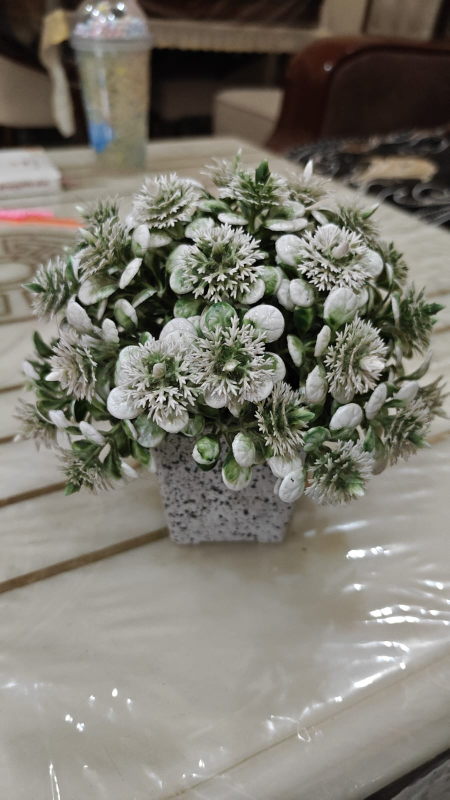
#> input picture dataset/real/real_001.jpeg, 899 x 1599 px, found by its file name (shown at 1/2 size)
$ python preprocessing.py
#> lines starting #> are read from the running program, lines starting #| are printed output that depends on the picture
"""
preprocessing.py

Loads an image and prepares different versions of it
for forensic feature extraction.
"""

from dataclasses import dataclass
from pathlib import Path

import cv2
import matplotlib.pyplot as plt
import numpy as np

from src.config import DEFAULT_IMAGE_SIZE


@dataclass
class ProcessedImage:
    """
    Stores every version of an image that will be used
    by different forensic modules.
    """

    rgb: np.ndarray
    gray: np.ndarray
    normalized_rgb: np.ndarray
    normalized_gray: np.ndarray


def load_image(image_path: Path) -> np.ndarray:
    """
    Reads an image from disk and converts it to RGB.
    """

    image = cv2.imread(str(image_path))

    if image is None:
        raise ValueError(f"Could not read image: {image_path}")

    # OpenCV loads images in BGR format.
    image = cv2.cvtColor(image, cv2.COLOR_BGR2RGB)

    return image


def convert_to_grayscale(rgb_image: np.ndarray) -> np.ndarray:
    """
    Creates a grayscale version of the RGB image.
    """

    return cv2.cvtColor(rgb_image, cv2.COLOR_RGB2GRAY)


def normalize_image(image: np.ndarray) -> np.ndarray:
    """
    Converts pixel values from 0-255 to 0-1.
    """

    return image.astype(np.float32) / 255.0


def preprocess_image(image_path: Path) -> ProcessedImage:
    """
    Complete preprocessing pipeline.

    Returns every version of the image that later
    feature extractors will need.
    """

    rgb_image = load_image(image_path)
#> in load_image, image is the input picture: shape (1599, 899, 3); mean B, G, R 111, 121.1, 124.3

    # Standardize image size to DEFAULT_IMAGE_SIZE using area interpolation
    rgb_image = cv2.resize(rgb_image, DEFAULT_IMAGE_SIZE, interpolation=cv2.INTER_AREA)

    gray_image = convert_to_grayscale(rgb_image)

    normalized_rgb = normalize_image(rgb_image)

    normalized_gray = normalize_image(gray_image)

    return ProcessedImage(
        rgb=rgb_image,
        gray=gray_image,
        normalized_rgb=normalized_rgb,
        normalized_gray=normalized_gray,
    )


def show_preprocessing(image_path: Path) -> None:
    """
    Displays every preprocessing stage.

    Useful for debugging and demonstrations.
    """

    processed = preprocess_image(image_path)
#> in preprocess_image, `rgb_image = cv2.resize(rgb_image, DEFAULT_IMAGE_SIZE, interpolation=cv..`:
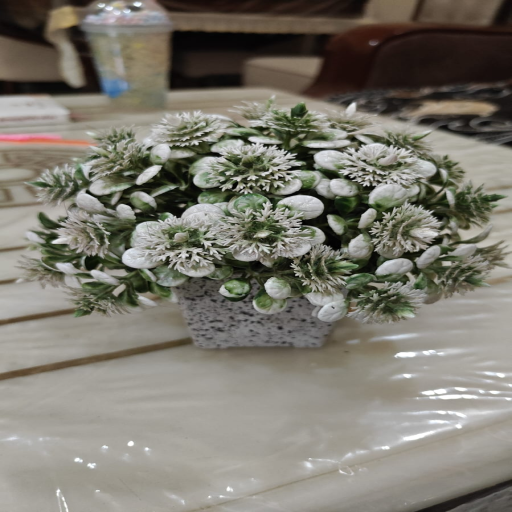
#> rgb_image: shape (1024, 1024, 3) (shown at 1/2 size); mean R, G, B 124.2, 121, 110.8
#> in convert_to_grayscale, `return cv2.cvtColor(rgb_image, cv2.COLOR_RGB2GRAY)`:
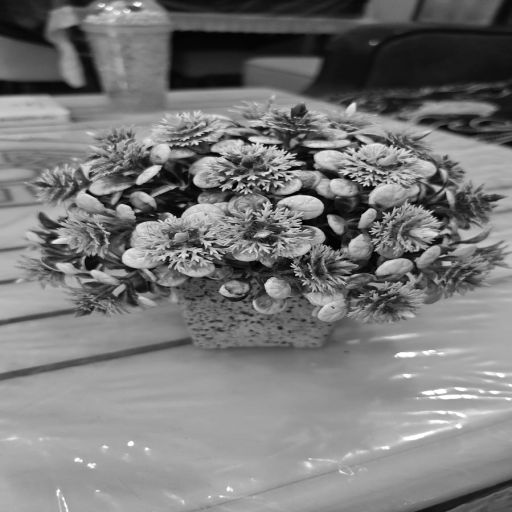
#> returned value: shape (1024, 1024) (shown at 1/2 size); min 0, max 255, mean 120.8
#> in normalize_image, `return image.astype(np.float32) / 255.0`:
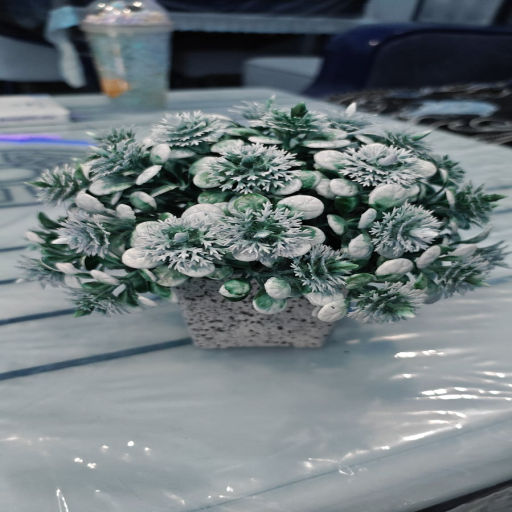
#> returned value: shape (1024, 1024, 3) float32 (shown at 1/2 size); mean of channels 0, 1, 2 0.487, 0.474, 0.435; drawn as B, G, R

    plt.figure(figsize=(14, 4))

    # Original RGB image
    plt.subplot(1, 3, 1)
    plt.imshow(processed.rgb)
    plt.title("Original RGB")
    plt.axis("off")

    # Grayscale image
    plt.subplot(1, 3, 2)
    plt.imshow(processed.gray, cmap="gray")
    plt.title("Grayscale")
    plt.axis("off")

    # Normalized image
    plt.subplot(1, 3, 3)
    plt.imshow(processed.normalized_rgb)
    plt.title("Normalized RGB")
    plt.axis("off")

    plt.tight_layout()
    plt.show()
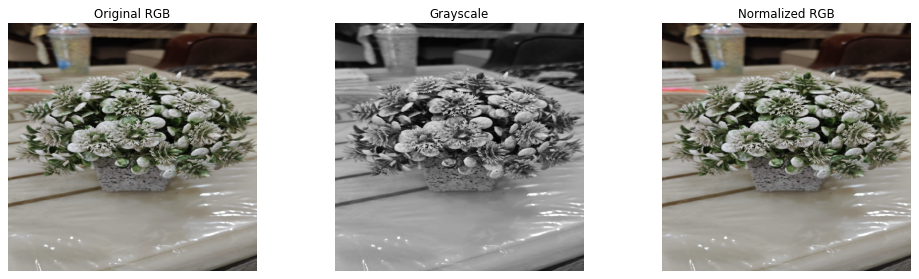
#> figure drawn by matplotlib, 3 panels

if __name__ == "__main__":

    sample_image = Path("dataset/real/real_001.jpeg")

    show_preprocessing(sample_image)

$ run again, with dataset/real/real_002.jpeg copied over dataset/real/real_001.jpeg
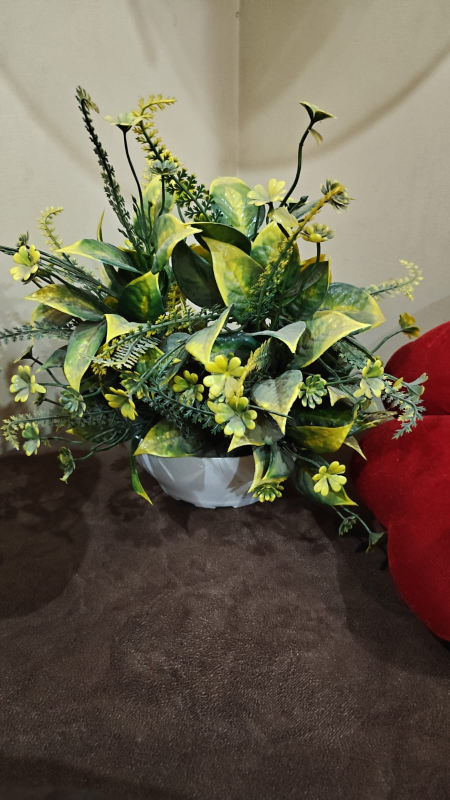
#> input picture dataset/real/real_002.jpeg, 899 x 1599 px, found by its file name (shown at 1/2 size)
#> in load_image, image is the input picture: shape (1599, 899, 3); mean B, G, R 79, 99.1, 106.6
#> in normalize_image, `return image.astype(np.float32) / 255.0`:
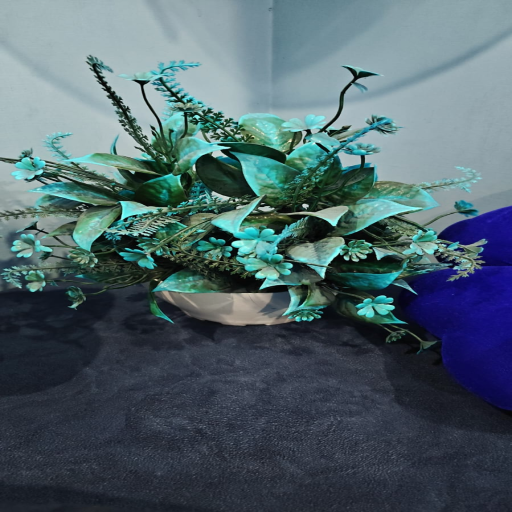
#> returned value: shape (1024, 1024, 3) float32 (shown at 1/2 size); mean of channels 0, 1, 2 0.418, 0.389, 0.31; drawn as B, G, R
#> in show_preprocessing, `plt.show()`:
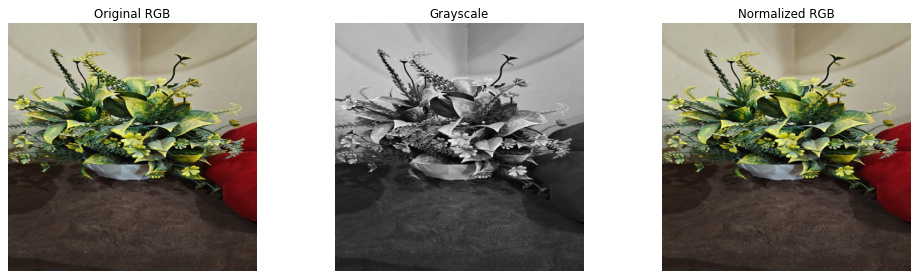
#> figure drawn by matplotlib, 3 panels

$ run again, with dataset/real/real_003.jpeg copied over dataset/real/real_001.jpeg
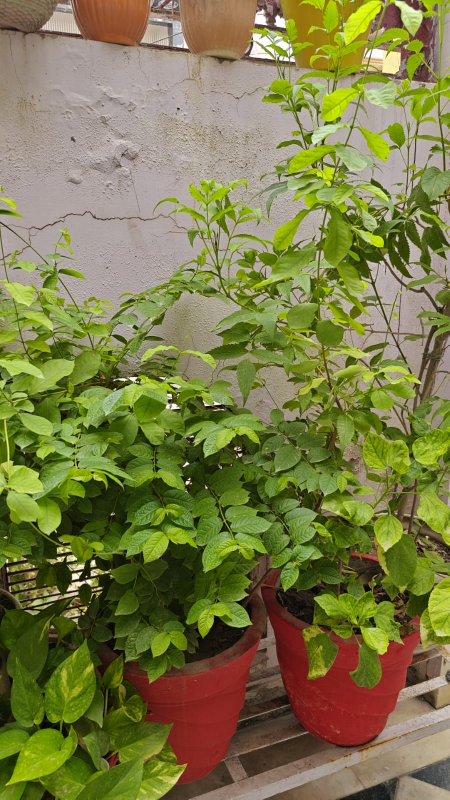
#> input picture dataset/real/real_003.jpeg, 899 x 1599 px, found by its file name (shown at 1/2 size)
#> in load_image, image is the input picture: shape (1599, 899, 3); mean B, G, R 70.5, 122.8, 123.4
#> in normalize_image, `return image.astype(np.float32) / 255.0`:
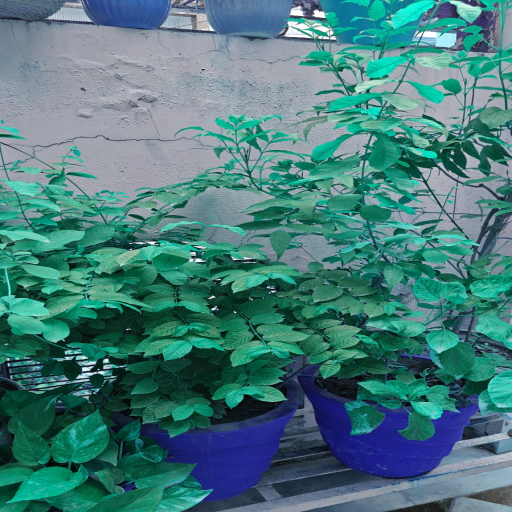
#> returned value: shape (1024, 1024, 3) float32 (shown at 1/2 size); mean of channels 0, 1, 2 0.483, 0.481, 0.277; drawn as B, G, R
#> in show_preprocessing, `plt.show()`:
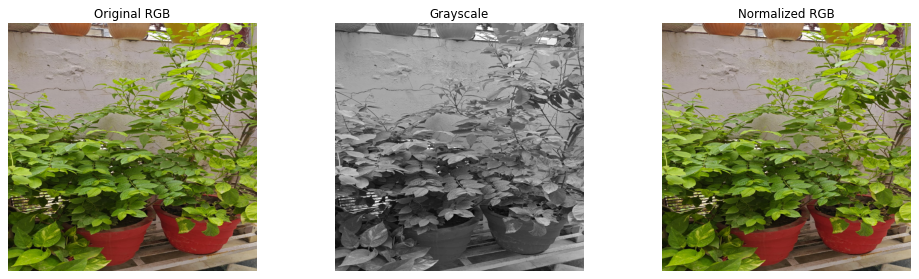
#> figure drawn by matplotlib, 3 panels

$ run again, with dataset/real/real_004.jpeg copied over dataset/real/real_001.jpeg
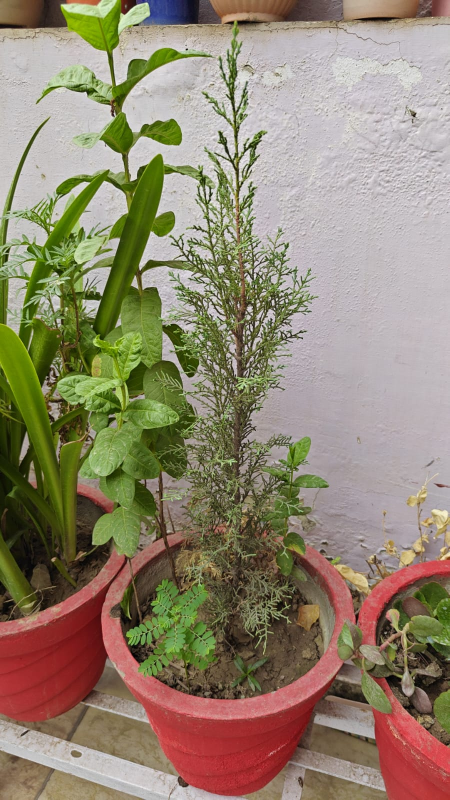
#> input picture dataset/real/real_004.jpeg, 899 x 1599 px, found by its file name (shown at 1/2 size)
#> in load_image, image is the input picture: shape (1599, 899, 3); mean B, G, R 111.5, 133.3, 145.3
#> in normalize_image, `return image.astype(np.float32) / 255.0`:
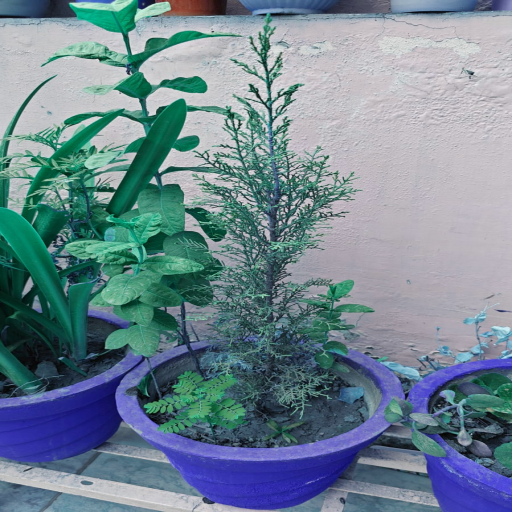
#> returned value: shape (1024, 1024, 3) float32 (shown at 1/2 size); mean of channels 0, 1, 2 0.569, 0.522, 0.437; drawn as B, G, R
#> in show_preprocessing, `plt.show()`:
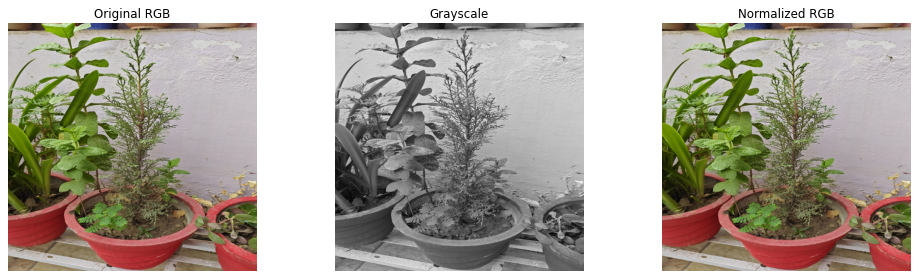
#> figure drawn by matplotlib, 3 panels
